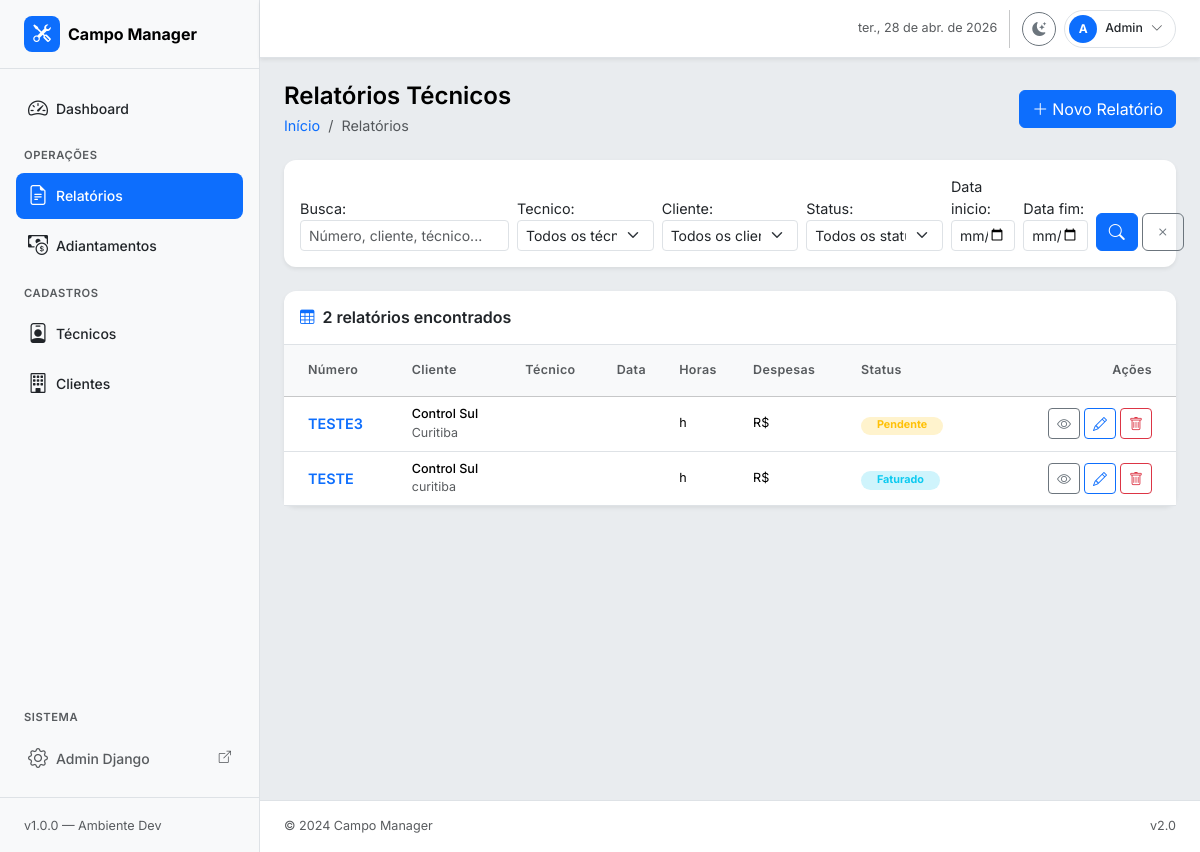
The app's page /relatorios/, older data.
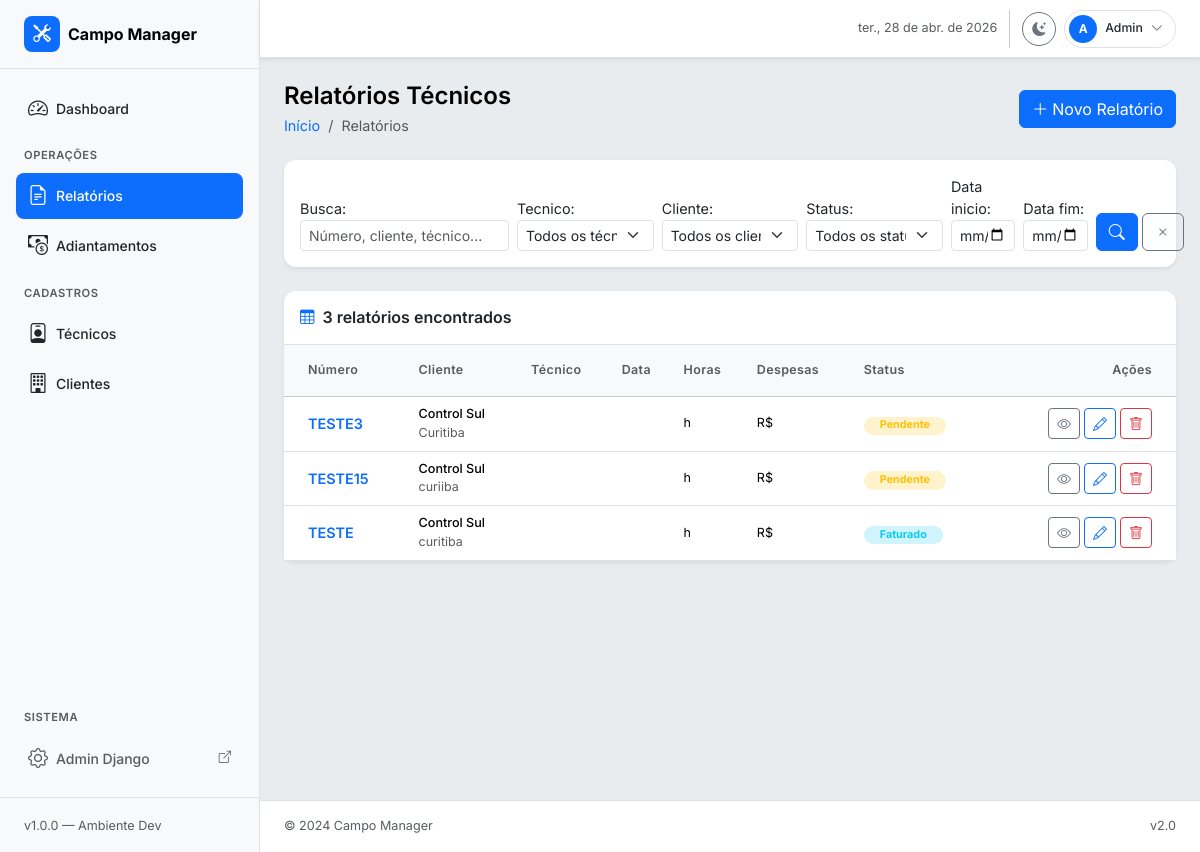
The same page, newer data.
### relatorios/models.py (models this page shows, shortened)
class RelatorioTecnico(models.Model):
    numero = models.CharField("Número", max_length=30, unique=True)
    status = models.CharField(
        "Status",
        max_length=20,
        choices=StatusRelatorio.choices,
        default=StatusRelatorio.RASCUNHO,
    )
    cliente = models.ForeignKey(
        Cliente,
        on_delete=models.PROTECT,
        related_name="relatorios",
        verbose_name="Cliente",
    )
    tecnico_responsavel = models.ForeignKey(
        Tecnico,
        on_delete=models.PROTECT,
        related_name="relatorios_responsavel",
        verbose_name="Técnico responsável",
    )
    tecnicos_adicionais = models.ManyToManyField(
        Tecnico,
        through="RelatorioTecnicoEquipe",
        related_name="relatorios_equipe",
        blank=True,
        verbose_name="Equipe adicional",
    )
    cidade_atendimento = models.CharField("Cidade de atendimento", max_length=100)
    uf_atendimento = models.CharField(
        "UF",
        max_length=2,
        choices=UF.choices,
        default=UF.PR,
    )
    tipo_localidade = models.CharField(
        "Tipo de localidade",
        max_length=10,
        choices=TipoLocalidade.choices,
        default=TipoLocalidade.INTERIOR,
    )
    data_inicio = models.DateField("Data início")
    data_fim = models.DateField("Data fim")
    motivo = models.TextField("Motivo / Descrição do serviço")
    centro_custo = models.CharField(
        "Centro de custo / Classificação",
        max_length=100,
        blank=True,
        help_text="Aplicado a todos os itens deste relatório.",
    )
    valor_adiantamento = models.DecimalField(
        "Adiantamento recebido (R$)",
        max_digits=10,
        decimal_places=2,
        default=Decimal("0.00"),
        validators=[MinValueValidator(Decimal("0.00"))],
    )
    observacoes = models.TextField("Observações gerais", blank=True)
    criado_em = models.DateTimeField(auto_now_add=True)
    atualizado_em = models.DateTimeField(auto_now=True)
    class Meta:
        verbose_name = "Relatório Técnico"
        verbose_name_plural = "Relatórios Técnicos"
        ordering = ["-data_inicio", "-criado_em"]

class Cliente(models.Model):
    nome = models.CharField("Nome / Razão Social", max_length=200)
    cnpj_cpf = models.CharField(
        "CNPJ / CPF",
        max_length=20,
        blank=True,
        null=True,
        unique=True,
    )
    cidade = models.CharField("Cidade", max_length=100)
    uf = models.CharField("UF", max_length=2, choices=UF.choices, default=UF.PR)
    contato = models.CharField("Contato", max_length=100, blank=True)
    telefone = models.CharField("Telefone", max_length=20, blank=True)
    email = models.EmailField("E-mail", blank=True)
    ativo = models.BooleanField("Ativo", default=True)
    criado_em = models.DateTimeField(auto_now_add=True)
    class Meta:
        verbose_name = "Cliente"
        verbose_name_plural = "Clientes"
        ordering = ["nome"]
    def __str__(self):
        return self.nome

### relatorios/views.py (the view, shortened to what this page needs)
# urls.py: path("relatorios/", views.RelatorioListView.as_view(), name="relatorio_list"),
class RelatorioListView(ListView):
    model = RelatorioTecnico
    template_name = "relatorios/relatorio_list.html"
    context_object_name = "relatorios"
    paginate_by = 15
    def get_queryset(self):
        qs = RelatorioTecnico.objects.select_related("cliente", "tecnico_responsavel")
        form = RelatorioFiltroForm(self.request.GET)
        if form.is_valid():
            cd = form.cleaned_data
            if cd.get("tecnico"):
                qs = qs.filter(tecnico_responsavel=cd["tecnico"])
            if cd.get("cliente"):
                qs = qs.filter(cliente=cd["cliente"])
            if cd.get("status"):
                qs = qs.filter(status=cd["status"])
            if cd.get("data_inicio"):
                qs = qs.filter(data_inicio__gte=cd["data_inicio"])
            if cd.get("data_fim"):
                qs = qs.filter(data_fim__lte=cd["data_fim"])
        return qs
    def get_context_data(self, **kwargs):
        ctx = super().get_context_data(**kwargs)
        ctx["form_filtro"] = RelatorioFiltroForm(self.request.GET)
        ctx["titulo_pagina"] = "Relatórios Técnicos"
        ctx["total"] = self.get_queryset().count()
        return ctx

### templates/relatorios/relatorio_list.html (shortened to what this page needs)
{% extends "base.html" %}
{% block page_title %}Relatórios Técnicos{% endblock %}
{% block breadcrumb %}
  <li class="breadcrumb-item"><a href="{% url 'relatorios:dashboard' %}" class="text-decoration-none">Início</a></li>
  <li class="breadcrumb-item active">Relatórios</li>
{% endblock %}
{% block page_actions %}
  <a href="{% url 'relatorios:relatorio_create' %}" class="btn btn-primary d-flex align-items-center gap-1">
    <i class="bi bi-plus-lg"></i> Novo Relatório
  </a>
{% endblock %}
{% block content %}
<div class="card border-0 shadow-sm mb-4">
  <div class="card-body py-3">
    <form method="get" class="row g-2 align-items-end">
      <div class="col-12 col-md-3">
        {{ form_filtro.busca.label_tag }}
        {{ form_filtro.busca }}
      </div>
      <div class="col-6 col-md-2">
        {{ form_filtro.tecnico.label_tag }}
        {{ form_filtro.tecnico }}
      </div>
      <div class="col-6 col-md-2">
        {{ form_filtro.cliente.label_tag }}
        {{ form_filtro.cliente }}
      </div>
      <div class="col-6 col-md-2">
        {{ form_filtro.status.label_tag }}
        {{ form_filtro.status }}
      </div>
      <div class="col-6 col-md-1">
        {{ form_filtro.data_inicio.label_tag }}
        {{ form_filtro.data_inicio }}
      </div>
      <div class="col-6 col-md-1">
        {{ form_filtro.data_fim.label_tag }}
        {{ form_filtro.data_fim }}
      </div>
      <div class="col-6 col-md-1 d-flex gap-1">
        <button type="submit" class="btn btn-primary w-100">
          <i class="bi bi-search"></i>
        </button>
        <a href="{% url 'relatorios:relatorio_list' %}" class="btn btn-outline-secondary w-100">
          <i class="bi bi-x"></i>
        </a>
      </div>
    </form>
  </div>
</div>
<div class="card border-0 shadow-sm">
  <div class="card-header bg-transparent border-bottom py-3 d-flex align-items-center justify-content-between">
    <div class="d-flex align-items-center gap-2">
      <i class="bi bi-table text-primary"></i>
      <h6 class="mb-0 fw-semibold">
        {{ total }} relatório{{ total|pluralize }} encontrado{{ total|pluralize }}
      </h6>
    </div>
  </div>
  <div class="card-body p-0">
    {% if relatorios %}
    <div class="table-responsive">
      <table class="table table-hover align-middle mb-0">
        <thead class="table-light">
          <tr>
            <th class="ps-4 py-3 fw-semibold text-muted small">Número</th>
            <th class="py-3 fw-semibold text-muted small">Cliente</th>
            <th class="py-3 fw-semibold text-muted small">Técnico</th>
            <th class="py-3 fw-semibold text-muted small">Data</th>
            <th class="py-3 fw-semibold text-muted small">Horas</th>
            <th class="py-3 fw-semibold text-muted small">Despesas</th>
            <th class="py-3 fw-semibold text-muted small">Status</th>
            <th class="py-3 fw-semibold text-muted small text-end pe-4">Ações</th>
          </tr>
        </thead>
        <tbody>
          {% for r in relatorios %}
          <tr>
            <td class="ps-4">
              <a href="{% url 'relatorios:relatorio_detail' r.pk %}"
                 class="fw-semibold text-primary text-decoration-none">
                {{ r.numero }}
              </a>
            </td>
            <td>
              <div class="small fw-medium">{{ r.cliente.nome }}</div>
              <div class="text-muted" style="font-size:.78rem;">{{ r.cidade_atendimento }}</div>
            </td>
            <td class="small">{{ r.tecnico.nome }}</td>
            <td class="small text-muted">{{ r.data_atendimento|date:"d/m/Y" }}</td>
            <td class="small">{{ r.horas_trabalhadas }}h</td>
            <td class="small">R$ {{ r.valor_despesas }}</td>
            <td>
              {% if r.status == 'pendente' %}
                <span class="badge bg-warning-subtle text-warning rounded-pill px-3">Pendente</span>
              {% elif r.status == 'fechado' %}
                <span class="badge bg-success-subtle text-success rounded-pill px-3">Fechado</span>
              {% else %}
                <span class="badge bg-info-subtle text-info rounded-pill px-3">Faturado</span>
              {% endif %}
            </td>
            <td class="text-end pe-4">
              <div class="d-flex gap-1 justify-content-end">
                <a href="{% url 'relatorios:relatorio_detail' r.pk %}"
                   class="btn btn-sm btn-outline-secondary" title="Ver">
                  <i class="bi bi-eye"></i>
                </a>
                <a href="{% url 'relatorios:relatorio_update' r.pk %}"
                   class="btn btn-sm btn-outline-primary" title="Editar">
                  <i class="bi bi-pencil"></i>
                </a>
                <a href="{% url 'relatorios:relatorio_delete' r.pk %}"
                   class="btn btn-sm btn-outline-danger" title="Excluir">
                  <i class="bi bi-trash"></i>
                </a>
              </div>
            </td>
          </tr>
          {% endfor %}
        </tbody>
      </table>
    </div>
    {% endif %}
  </div>
</div>
{% endblock %}

### templates/base.html (shortened to what this page needs)
<!DOCTYPE html>
<html lang="pt-br" data-bs-theme="light">
<head>
  <link href="https://cdn.jsdelivr.net/npm/bootstrap@5.3.3/dist/css/bootstrap.min.css" rel="stylesheet"/>
  <link href="https://cdn.jsdelivr.net/npm/bootstrap-icons@1.11.3/font/bootstrap-icons.css" rel="stylesheet"/>
  {% load static %}
  <link rel="stylesheet" href="{% static 'css/custom.css' %}"/>
</head>
<body hx-headers='{"X-CSRFToken": "{{ csrf_token }}"}'>
<div class="d-flex" id="app-wrapper">
  {% include "partials/_sidebar.html" %}
  <div class="flex-grow-1 d-flex flex-column" id="main-content">
    {% include "partials/_navbar.html" %}
    <main class="flex-grow-1 p-4 bg-body-secondary">
      <div class="d-flex align-items-center justify-content-between mb-4">
        <div>
          <h4 class="fw-semibold mb-0 text-body-emphasis">
            {% block page_title %}{% endblock %}
          </h4>
          <nav aria-label="breadcrumb" class="mt-1">
            <ol class="breadcrumb mb-0 small">
              {% block breadcrumb %}{% endblock %}
            </ol>
          </nav>
        </div>
        <div>{% block page_actions %}{% endblock %}</div>
      </div>
      {% block content %}{% endblock %}
    </main>
    <footer class="py-3 px-4 border-top bg-body text-muted small">
      <div class="d-flex justify-content-between">
        <span>© 2024 Campo Manager</span>
        <span>v2.0</span>
      </div>
    </footer>
  </div>
</div>
{% load static %}
</body>
</html>

### templates/partials/_sidebar.html
{% load static %}
<nav id="sidebar" class="d-flex flex-column flex-shrink-0 bg-body-tertiary border-end" style="width: 260px; min-height: 100vh;">
  <a href="{% url 'relatorios:dashboard' %}"
     class="d-flex align-items-center gap-2 px-4 py-3 text-decoration-none border-bottom">
    <div class="d-flex align-items-center justify-content-center rounded-3 bg-primary text-white"
         style="width:36px;height:36px;font-size:1.1rem;">
      <i class="bi bi-tools"></i>
    </div>
    <span class="fw-bold fs-6 text-body-emphasis">Campo Manager</span>
  </a>
  <ul class="nav nav-pills flex-column px-3 py-3 gap-1 flex-grow-1">
    <li class="nav-item">
      <a href="{% url 'relatorios:dashboard' %}"
         class="nav-link d-flex align-items-center gap-2
                {% if request.resolver_match.url_name == 'dashboard' %}active{% endif %}">
        <i class="bi bi-speedometer2 fs-5"></i>
        <span>Dashboard</span>
      </a>
    </li>
    <li class="mt-2 mb-1 px-2">
      <small class="text-uppercase text-muted fw-semibold" style="font-size:.7rem;letter-spacing:.05em;">
        Operações
      </small>
    </li>
    <li class="nav-item">
      <a href="{% url 'relatorios:relatorio_list' %}"
         class="nav-link d-flex align-items-center gap-2
                {% if 'relatorio' in request.resolver_match.url_name %}active{% endif %}">
        <i class="bi bi-file-earmark-text fs-5"></i>
        <span>Relatórios</span>
      </a>
    </li>
    <li class="nav-item">
      <a href="{% url 'relatorios:adiantamento_list' %}"
         class="nav-link d-flex align-items-center gap-2
                {% if 'adiantamento' in request.resolver_match.url_name %}active{% endif %}">
        <i class="bi bi-cash-coin fs-5"></i>
        <span>Adiantamentos</span>
      </a>
    </li>
    <li class="mt-2 mb-1 px-2">
      <small class="text-uppercase text-muted fw-semibold" style="font-size:.7rem;letter-spacing:.05em;">
        Cadastros
      </small>
    </li>
    <li class="nav-item">
      <a href="{% url 'relatorios:tecnico_list' %}"
         class="nav-link d-flex align-items-center gap-2
                {% if 'tecnico' in request.resolver_match.url_name %}active{% endif %}">
        <i class="bi bi-person-badge fs-5"></i>
        <span>Técnicos</span>
      </a>
    </li>
    <li class="nav-item">
      <a href="{% url 'relatorios:cliente_list' %}"
         class="nav-link d-flex align-items-center gap-2
                {% if 'cliente' in request.resolver_match.url_name %}active{% endif %}">
        <i class="bi bi-building fs-5"></i>
        <span>Clientes</span>
      </a>
    </li>
    <li class="flex-grow-1"></li>
    <li class="mb-1 px-2">
      <small class="text-uppercase text-muted fw-semibold" style="font-size:.7rem;letter-spacing:.05em;">
        Sistema
      </small>
    </li>
    <li class="nav-item">
      <a href="/admin/" target="_blank"
         class="nav-link d-flex align-items-center gap-2 text-body-secondary">
        <i class="bi bi-gear fs-5"></i>
        <span>Admin Django</span>
        <i class="bi bi-box-arrow-up-right ms-auto small"></i>
      </a>
    </li>
  </ul>
  <div class="px-4 py-3 border-top">
    <small class="text-muted">v1.0.0 — Ambiente Dev</small>
  </div>
</nav>

### templates/partials/_navbar.html (shortened to what this page needs)
<header class="navbar bg-body border-bottom px-4 py-2 sticky-top shadow-sm" style="z-index: 1020;">
  <div class="d-flex align-items-center gap-3 w-100">
    <div class="ms-auto d-flex align-items-center gap-2">
      <span class="text-muted small d-none d-lg-inline" id="current-date"></span>
      <button class="btn btn-sm btn-outline-secondary rounded-circle"
              id="theme-toggle"
              title="Alternar tema"
              style="width: 34px; height: 34px;">
        <i class="bi bi-moon-stars-fill" id="theme-icon"></i>
      </button>
      <div class="dropdown">
        <button class="btn btn-sm d-flex align-items-center gap-2 rounded-pill border"
                type="button"
                data-bs-toggle="dropdown"
                aria-expanded="false"
                style="padding: 4px 12px 4px 4px;">
          <div class="d-flex align-items-center justify-content-center rounded-circle bg-primary text-white fw-bold"
               style="width: 28px; height: 28px; font-size: .75rem;">
            {% if request.user.is_authenticated %}
              {{ request.user.get_short_name|default:request.user.username|first|upper }}
            {% else %}
              A
            {% endif %}
          </div>
          <span class="small fw-medium d-none d-md-inline">
            {% if request.user.is_authenticated %}
              {{ request.user.get_short_name|default:request.user.username }}
            {% else %}
              Admin
            {% endif %}
          </span>
          <i class="bi bi-chevron-down small text-muted"></i>
        </button>
      </div>
    </div>
  </div>
</header>

Row changes from the older to the newer data that the page shows:
added RelatorioTecnico: numero "TESTE15", cliente.nome "Control Sul", cidade_atendimento "curiiba", status "Pendente"
Text that changed along with them:
{{ total }}: "2" → "3"
